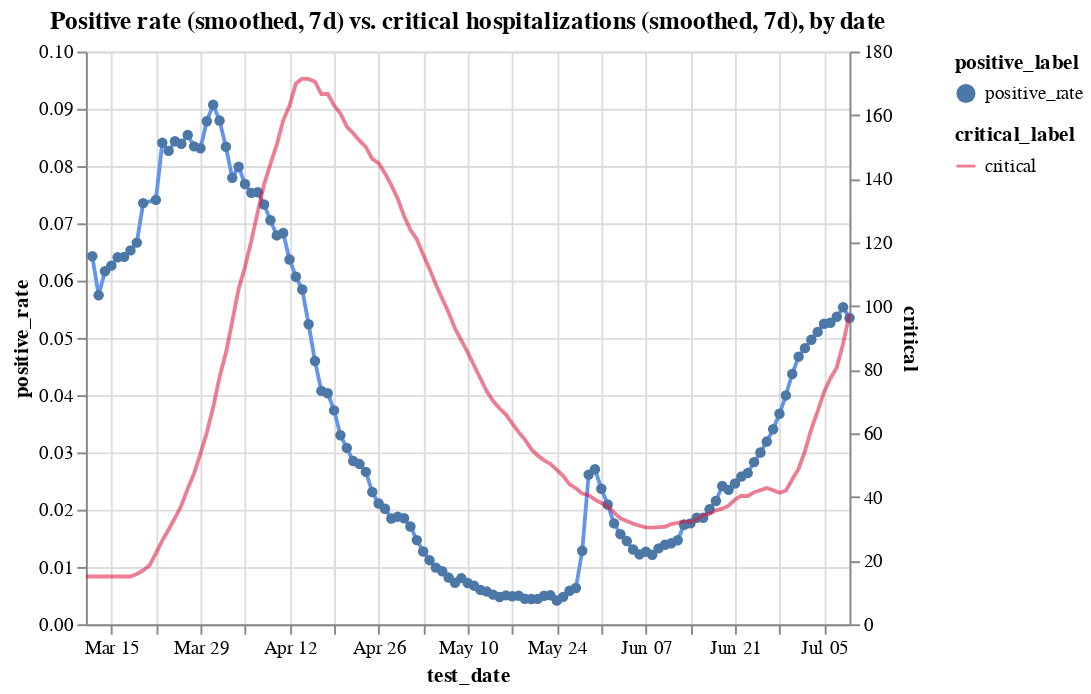

Notebook source saved alongside this figure:
### Code cell
c1 = alt.Chart(hos_and_rate[hos_and_rate.positive_rate<0.115]
               .assign(positive_rate = lambda x: x.positive_rate.ewm(span=7).mean())
               .assign(positive_label ='positive_rate')).mark_line(color='cornflowerblue').encode(
    x='test_date',
    y='positive_rate',
    tooltip=['test_date', 'positive_rate'],
    shape='positive_label'
)
c2 = alt.Chart(hos_and_rate
               .assign(critical_label='critical')
               .assign(critical = lambda x: x.critical.ewm(span=7).mean())
              ).mark_line(color='crimson').encode(
    x='test_date',
    y='critical',
    tooltip=['test_date', 'critical'],
    opacity='critical_label'
)


alt.layer(c1, c2).resolve_scale(y='independent').properties(title='Positive rate (smoothed, 7d) vs. critical hospitalizations (smoothed, 7d), by date')
